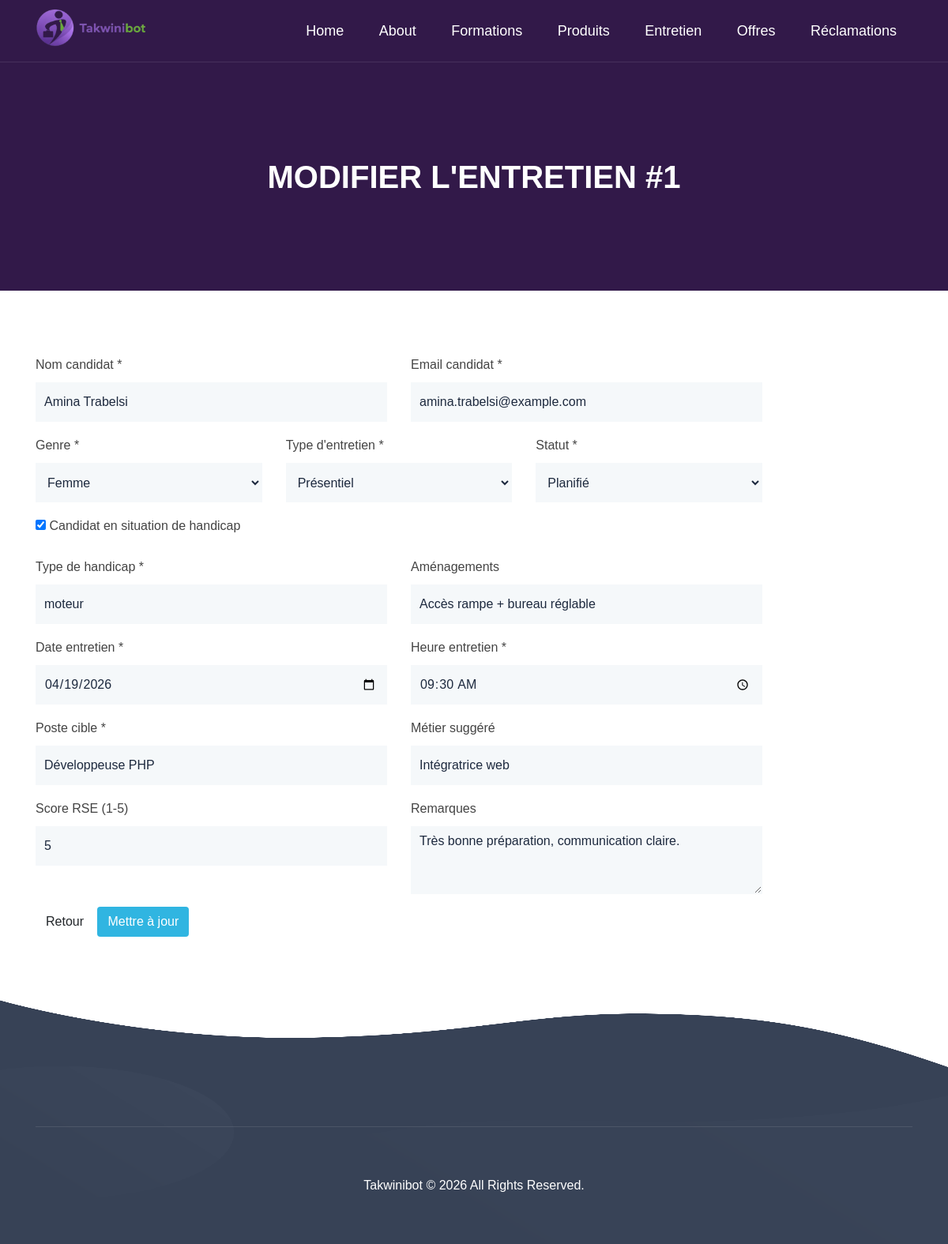
The page /edit.php?id=1 on the database its author committed.
### tables this page shows
CREATE TABLE `entretien` (
  `id`              bigint(20) UNSIGNED NOT NULL AUTO_INCREMENT,

   
  `nom_candidat`    varchar(100)        NOT NULL,
  `email_candidat`  varchar(150)        NOT NULL,
  `genre`           enum('homme','femme') NOT NULL DEFAULT 'homme',
  `type_handicap`   varchar(100)        NOT NULL,
  `amenagements`    text                DEFAULT NULL,

   
  `type_entretien_id` bigint(20) UNSIGNED NOT NULL COMMENT 'FK → type_entretien.id',
  `date_entretien`  date                NOT NULL,
  `heure_entretien` time                NOT NULL,

   
  `poste_cible`     varchar(150)        NOT NULL,
  `metier_suggere`  varchar(150)        DEFAULT NULL,
  `score_rse`       tinyint(3) UNSIGNED DEFAULT NULL
                    CHECK (`score_rse` BETWEEN 1 AND 5),
  `remarques`       text                DEFAULT NULL,

   
  `statut`          enum('planifié','en cours','terminé','annulé')
                    NOT NULL DEFAULT 'planifié',
  `created_at`      datetime            NOT NULL DEFAULT current_timestamp(),

  PRIMARY KEY (`id`),
  KEY `idx_type_entretien`  (`type_entretien_id`),
  KEY `idx_date_entretien`  (`date_entretien`),
  KEY `idx_statut_entretien`(`statut`),
  KEY `idx_email_candidat`  (`email_candidat`)
);

### edit.php (the view, shortened to what this page needs)
<?php
$pdo = config::getConnexion();
function e(string $value): string
{
    return htmlspecialchars($value, ENT_QUOTES, 'UTF-8');
}
$id = isset($_GET['id']) ? (int) $_GET['id'] : 0;
$typesEntretien = ['présentiel', 'visioconférence', 'téléphonique', 'LST', 'hybride'];
$genres = ['homme', 'femme'];
$statuts = ['planifié', 'en cours', 'terminé', 'annulé'];
$selectStmt = $pdo->prepare('SELECT * FROM entretien WHERE id = :id');
$selectStmt->execute([':id' => $id]);
$entretien = $selectStmt->fetch();
$data = [
    'nom_candidat'      => (string) $entretien['nom_candidat'],
    'email_candidat'    => (string) $entretien['email_candidat'],
    'genre'             => (string) $entretien['genre'],
    'type_handicap'     => (string) ($entretien['type_handicap'] ?? ''),
    'amenagements'      => (string) ($entretien['amenagements'] ?? ''),
    'type_entretien_id' => (string) ($entretien['type_entretien_id'] ?? ''),
    'date_entretien'    => (string) $entretien['date_entretien'],
    'heure_entretien'   => substr((string) $entretien['heure_entretien'], 0, 5),
    'poste_cible'       => (string) $entretien['poste_cible'],
    'metier_suggere'    => (string) ($entretien['metier_suggere'] ?? ''),
    'score_rse'         => $entretien['score_rse'] !== null ? (string) $entretien['score_rse'] : '',
    'remarques'         => (string) ($entretien['remarques'] ?? ''),
    'statut'            => (string) $entretien['statut'],
    'has_handicap'      => ($entretien['type_handicap'] !== null && $entretien['type_handicap'] !== 'aucun') ? '1' : '0',
];
$assets = '/Hilux-1.0.0/Hilux-1.0.0/Hilux-1.0.0/Hilux-1.0.0/assets';
?>
<!DOCTYPE html>
<html lang="fr">
<head>
    <link rel="stylesheet" href="<?= $assets ?>/bootstrap/css/bootstrap.min.css">
    <link rel="stylesheet" href="<?= $assets ?>/fonts/font-awesome.min.css">
    <link rel="stylesheet" href="<?= $assets ?>/fonts/themify-icons.css">
    <link rel="stylesheet" href="<?= $assets ?>/css/fonts.css">
    <link rel="stylesheet" href="<?= $assets ?>/css/menu.css">
    <link rel="stylesheet" href="<?= $assets ?>/css/style.css">
    <link rel="stylesheet" href="<?= $assets ?>/css/responsive.css">
</head>
<body data-spy="scroll" data-offset="80">
<header class="site-navbar js-sticky-header site-navbar-target" role="banner">
    <div class="container">
        <div class="row align-items-center">
            <div class="col-6 col-xl-2">
                <h1 class="mb-0 site-logo"><a href="/Hilux-1.0.0/Hilux-1.0.0/Hilux-1.0.0/Hilux-1.0.0/index.html"><img src="<?= $assets ?>/img/logo.png" alt="TakwiniBot"></a></h1>
            </div>
            <div class="col-12 col-md-10 d-none d-xl-block">
                <nav class="site-navigation position-relative text-right" role="navigation">
                    <ul class="site-menu main-menu js-clone-nav mr-auto d-none d-lg-block">
                        <li><a class="nav-link" href="/Hilux-1.0.0/Hilux-1.0.0/Hilux-1.0.0/Hilux-1.0.0/index.html">Home</a></li>
                        <li><a class="nav-link" href="/Hilux-1.0.0/Hilux-1.0.0/Hilux-1.0.0/Hilux-1.0.0/about.html">About</a></li>
                        <li><a class="nav-link" href="/Hilux-1.0.0/Hilux-1.0.0/Hilux-1.0.0/Hilux-1.0.0/formations/formation.html">Formations</a></li>
                        <li><a class="nav-link" href="/Hilux-1.0.0/Hilux-1.0.0/Hilux-1.0.0/Hilux-1.0.0/gallery.html">Produits</a></li>
                        <li><a href="index.php" class="nav-link active">Entretien</a></li>
                        <li><a class="nav-link" href="/Hilux-1.0.0/Hilux-1.0.0/Hilux-1.0.0/Hilux-1.0.0/offres.html">Offres</a></li>
                        <li><a class="nav-link" href="/Hilux-1.0.0/Hilux-1.0.0/Hilux-1.0.0/Hilux-1.0.0/front_mes_reclamations.html">Réclamations</a></li>
                    </ul>
                </nav>
            </div>
        </div>
    </div>
</header>
<section class="section-top">
    <div class="container">
        <div class="col-lg-10 offset-lg-1 col-xs-12 text-center">
            <div class="section-top-title wow fadeInRight" data-wow-duration="1s" data-wow-delay="0.3s" data-wow-offset="0">
                <h1>Modifier l'entretien #<?= $id ?></h1>
            </div>
        </div>
    </div>
</section>
<section class="section-padding">
    <div class="container">
        <div class="row">
            <div class="col-lg-10 col-lg-offset-1 col-md-12">
                <div class="single_agent_info">
                    <form method="post" action="edit.php?id=<?= $id ?>">
                        <div class="row">
                            <div class="col-md-6 form-group">
                                <label for="nom_candidat">Nom candidat *</label>
                                <input type="text" id="nom_candidat" name="nom_candidat" class="form-control" value="<?= e($data['nom_candidat']) ?>" data-hint="Veuillez entrer votre nom complet">
                            </div>
                            <div class="col-md-6 form-group">
                                <label for="email_candidat">Email candidat *</label>
                                <input type="email" id="email_candidat" name="email_candidat" class="form-control" value="<?= e($data['email_candidat']) ?>" data-hint="Entrez votre adresse email valide">
                            </div>
                        </div>
                        <div class="row">
                            <div class="col-md-4 form-group">
                                <label for="genre">Genre *</label>
                                <select id="genre" name="genre" class="form-control" data-hint="Sélectionnez votre genre">
                                    <?php foreach ($genres as $genre): ?>
                                        <option value="<?= e($genre) ?>" <?= $data['genre'] === $genre ? 'selected' : '' ?>><?= e(ucfirst($genre)) ?></option>
                                    <?php endforeach; ?>
                                </select>
                            </div>
                            <div class="col-md-4 form-group">
                                <label for="type_entretien_id">Type d'entretien *</label>
                                <select id="type_entretien_id" name="type_entretien_id" class="form-control" data-hint="Choisissez le type d'entretien">
                                    <?php foreach ($typesEntretien as $i => $type): ?>
                                        <option value="<?= $i+1 ?>" <?= $data['type_entretien_id'] === (string)($i+1) ? 'selected' : '' ?>><?= e(ucfirst($type)) ?></option>
                                    <?php endforeach; ?>
                                </select>
                            </div>
                            <div class="col-md-4 form-group">
                                <label for="statut">Statut *</label>
                                <select id="statut" name="statut" class="form-control" data-hint="Sélectionnez le statut de l'entretien">
                                    <?php foreach ($statuts as $s): ?>
                                        <option value="<?= e($s) ?>" <?= $data['statut'] === $s ? 'selected' : '' ?>><?= e(ucfirst($s)) ?></option>
                                    <?php endforeach; ?>
                                </select>
                            </div>
                        </div>
                        <div class="form-group">
                            <label><input type="checkbox" id="has_handicap" name="has_handicap" value="1" <?= $data['has_handicap'] === '1' ? 'checked' : '' ?>> Candidat en situation de handicap</label>
                        </div>
                        <div id="handicap-fields" style="display:none;">
                            <div class="row">
                                <div class="col-md-6 form-group">
                                    <label for="type_handicap">Type de handicap *</label>
                                    <input type="text" id="type_handicap" name="type_handicap" class="form-control" value="<?= e($data['type_handicap'] !== 'aucun' ? $data['type_handicap'] : '') ?>" data-hint="Précisez votre type de handicap">
                                </div>
                                <div class="col-md-6 form-group">
                                    <label for="amenagements">Aménagements</label>
                                    <input type="text" id="amenagements" name="amenagements" class="form-control" value="<?= e($data['amenagements']) ?>" data-hint="Décrivez les aménagements nécessaires">
                                </div>
                            </div>
                        </div>
                        <div class="row">
                            <div class="col-md-6 form-group">
                                <label for="date_entretien">Date entretien *</label>
                                <input type="date" id="date_entretien" name="date_entretien" class="form-control" value="<?= e($data['date_entretien']) ?>" data-hint="Sélectionnez la date de l'entretien">
                            </div>
                            <div class="col-md-6 form-group">
                                <label for="heure_entretien">Heure entretien *</label>
                                <input type="time" id="heure_entretien" name="heure_entretien" class="form-control" value="<?= e($data['heure_entretien']) ?>" data-hint="Choisissez l'heure de l'entretien">
                            </div>
                        </div>
                        <div class="row">
                            <div class="col-md-6 form-group">
                                <label for="poste_cible">Poste cible *</label>
                                <input type="text" id="poste_cible" name="poste_cible" class="form-control" value="<?= e($data['poste_cible']) ?>" data-hint="Entrez le poste cible">
                            </div>
                            <div class="col-md-6 form-group">
                                <label for="metier_suggere">Métier suggéré</label>
                                <input type="text" id="metier_suggere" name="metier_suggere" class="form-control" value="<?= e($data['metier_suggere']) ?>">
                            </div>
                        </div>
                        <div class="row">
                            <div class="col-md-6 form-group">
                                <label for="score_rse">Score RSE (1-5)</label>
                                <input type="number" id="score_rse" name="score_rse" min="1" max="5" class="form-control" value="<?= e($data['score_rse']) ?>" data-hint="Entrez un score entre 1 et 5">
                            </div>
                            <div class="col-md-6 form-group">
                                <label for="remarques">Remarques</label>
                                <textarea id="remarques" name="remarques" rows="3" class="form-control" data-hint="Ajoutez vos remarques supplémentaires"><?= e($data['remarques']) ?></textarea>
                            </div>
                        </div>
                        <a href="show.php?id=<?= $id ?>" class="btn btn-default">Retour</a>
                        <button type="submit" class="btn btn-default" style="background:#30b5e1;color:#fff;">Mettre à jour</button>
                    </form>
                </div>
            </div>
        </div>
    </div>
</section>
<footer class="footer-area">
    <div class="container">
        <div class="row text-center">
            <div class="col-lg-12 col-sm-12 col-xs-12 wow zoomIn">
                <p class="footer_copyright">Takwinibot &copy; 2026 All Rights Reserved.</p>
            </div>
        </div>
    </div>
</footer>
</body>
</html>

### assets-theme/css/menu.css (style rules this page uses)
.site-navbar { margin-bottom: 0px; z-index: 1999; position: absolute; top: 0; width: 100%; }
.site-navbar .site-logo { position: relative; left: 0; font-size: 24px; }
.site-navbar .site-navigation .site-menu { margin-bottom: 0; }
.site-navbar .site-navigation .site-menu .active { color: #35ac39; display: inline-block; padding: 20px 20px; }
.site-navbar .site-navigation .site-menu a { text-decoration: none !important; display: inline-block; }
.site-navbar .site-navigation .site-menu > li { display: inline-block; }
.site-navbar .site-navigation .site-menu > li > a { padding: 25px 20px; font-size: 18px; text-transform: capitalize; display: inline-block; text-decoration: none !important; }
.site-mobile-menu .site-nav-wrap { padding: 0; margin: 0; list-style: none; position: relative; }
.site-mobile-menu .site-nav-wrap a { padding: 10px 20px; display: block; position: relative; color: #212529; }
.site-mobile-menu .site-nav-wrap li { position: relative; display: block; }
.site-mobile-menu .site-nav-wrap li .active { color: #35ac39; }
.site-mobile-menu .site-nav-wrap > li { display: block; position: relative; float: left; width: 100%; }
.site-mobile-menu .site-nav-wrap > li > a { padding-left: 20px; font-size: 20px; }
.sticky-wrapper .site-navbar { -webkit-transition: .3s all ease; -o-transition: .3s all ease; transition: .3s all ease; }
.sticky-wrapper .site-navbar { border-bottom: 1px solid rgba(255, 255, 255, 0.1); }
.site-logo img { width:150px; }
.sticky-wrapper .site-navbar .site-logo a { color: #fff; }
.sticky-wrapper .site-navbar .site-menu > li > a { color: #fff !important; }
.sticky-wrapper .site-navbar .site-menu > li > a:hover, .sticky-wrapper .site-navbar .site-menu > li > a.active { color: #fff !important; }

### assets-theme/css/style.css (style rules this page uses)
body { color: #444; font-family: 'Exo', sans-serif; font-size: 16px; font-weight: 400; line-height: 28px; background:#fff; overflow-x:hidden; }
html, body { height: 100% }
h1, h2, h3, h4, h5, h6 { letter-spacing: 0px; margin-top: 0px; font-family: 'Exo', sans-serif; color: #1d293e; font-weight: 400; }
a { font-family: 'Exo', sans-serif; text-decoration: none; -webkit-transition: all 0.2s ease 0s; -o-transition: all 0.2s ease 0s; transition: all 0.2s ease 0s; }
p { margin-bottom: 0; }
ul, li { margin: 0; padding: 0; }
.section-padding { padding:80px 0 }
.form-control { background: #f5f8fa none repeat scroll 0 0; border: 1px solid #f5f8fa; border-radius: 0; -webkit-box-shadow: none; box-shadow: none; color: #1d293e; height: 50px; padding-left: 10px; -webkit-transition: all 0.2s ease 0s; -o-transition: all 0.2s ease 0s; transition: all 0.2s ease 0s; }
.footer-area { position: relative; background-image: url(../img/bg/footer.png); background-size: 100% 100%; padding: 160px 0px 60px; }
.footer_copyright { color: #fff; margin: 0; text-transform: capitalize; border-top: 1px solid rgba(255, 255, 255, 0.1); padding-top: 60px; }
.section-top { background:#321949; padding-bottom: 120px; padding-top: 200px; position: relative; }
.section-top-title h1 { margin: 0; color:#fff; font-weight:600; text-transform: uppercase; }

### rows shown on the page
entretien: nom_candidat "Amina Trabelsi", email_candidat "amina.trabelsi@example.com", genre "Femme", type_entretien_id "Présentiel", statut "Planifié", type_handicap "moteur", amenagements "Accès rampe + bureau réglable", date_entretien "04/19/2026", poste_cible "Développeuse PHP", metier_suggere "Intégratrice web", score_rse "5", remarques "Très bonne préparation, communication claire."

### other values the page prints
$id "1"
